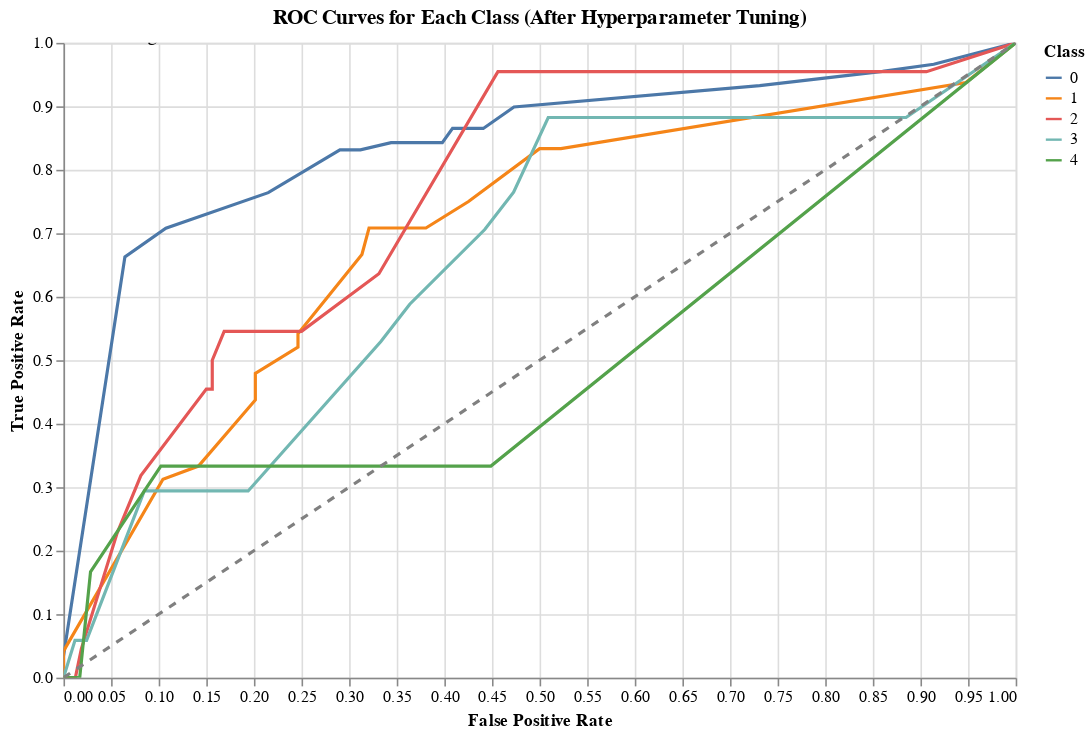

The notebook cell saved with this chart:
### Code cell
import numpy as np
import altair as alt
import pandas as pd
from sklearn.preprocessing import label_binarize
from sklearn.metrics import roc_auc_score, roc_curve

from sklearn.model_selection import GridSearchCV
from sklearn.tree import DecisionTreeClassifier
from sklearn.metrics import (
    accuracy_score,
    precision_score,
    recall_score,
    f1_score,
    roc_auc_score,
    roc_curve,
)
from sklearn.preprocessing import label_binarize
import matplotlib.pyplot as plt
import numpy as np
import altair as alt
import pandas as pd

# 1. Define the parameter grid
param_grid = {
    'max_depth': [None, 5, 10, 15, 20],
    'min_samples_split': [2, 5, 10],
    'criterion': ['gini', 'entropy']
}

# 2. Initialize GridSearchCV
grid_search = GridSearchCV(clf, param_grid, cv=5, scoring='roc_auc_ovr')

# 3. Fit to the training data
grid_search.fit(X_train, y_train)

# 4. Print the best parameters
print("Best Parameters:", grid_search.best_params_)

# 5. Initialize a new Decision Tree classifier with the best parameters
best_clf = DecisionTreeClassifier(**grid_search.best_params_, random_state=42)

# 6. Fit the new model to the training data
best_clf.fit(X_train, y_train)

# 7. Make predictions on the testing data
y_pred_best = best_clf.predict(X_test)

# 8. Calculate evaluation metrics
accuracy_best = accuracy_score(y_test, y_pred_best)
precision_best = precision_score(y_test, y_pred_best, average='weighted')
recall_best = recall_score(y_test, y_pred_best, average='weighted')
f1_best = f1_score(y_test, y_pred_best, average='weighted')

# 9. Calculate ROC AUC score for each class
# Binarize the output
y_test_bin = label_binarize(y_test, classes=np.unique(y_test))
y_pred_best_prob = best_clf.predict_proba(X_test)

roc_auc_scores_best = []
for i in range(len(np.unique(y_test))):
    roc_auc_scores_best.append(roc_auc_score(y_test_bin[:, i], y_pred_best_prob[:, i]))

macro_roc_auc_best = np.mean(roc_auc_scores_best)

# 10. Print the evaluation metrics
print(f"\nMetrics after Hyperparameter Tuning:")
print(f"Accuracy: {accuracy_best:.4f}")
print(f"Precision: {precision_best:.4f}")
print(f"Recall: {recall_best:.4f}")
print(f"F1-Score: {f1_best:.4f}")
print(f"Macro Average ROC-AUC: {macro_roc_auc_best:.4f}")
# Assuming y_test and y_pred_best_prob have already been defined and contain the true and predicted values

# 11. Calculate ROC curve for each class
fpr_best = dict()
tpr_best = dict()

# Binarize the output
y_test_bin = label_binarize(y_test, classes=np.unique(y_test))
for i in range(len(np.unique(y_test))):
    fpr_best[i], tpr_best[i], _ = roc_curve(y_test_bin[:, i], y_pred_best_prob[:, i])

# 12. Prepare data for plotting
roc_data = []
for i in range(len(np.unique(y_test))):
    roc_data.extend([{'class': str(i), 'fpr': fpr, 'tpr': tpr} for fpr, tpr in zip(fpr_best[i], tpr_best[i])])

roc_df = pd.DataFrame(roc_data)

# Create the chart
chart = alt.Chart(roc_df).mark_line().encode(
    x=alt.X('fpr:Q', title='False Positive Rate'),
    y=alt.Y('tpr:Q', title='True Positive Rate'),
    color=alt.Color('class:N', legend=alt.Legend(title='Class')),
    tooltip=['class:N', 'fpr:Q', 'tpr:Q']
).properties(
    title='ROC Curves for Each Class (After Hyperparameter Tuning)',
    width=600,
    height=400
).interactive()

# Add diagonal line
diagonal = alt.Chart(pd.DataFrame({'fpr': [0, 1], 'tpr': [0, 1]})).mark_line(strokeDash=[5, 5]).encode(
    x='fpr:Q',
    y='tpr:Q',
    color=alt.value('grey')
)

# Add text for macro average ROC AUC
text_df = pd.DataFrame({'text': [f'Macro Avg ROC AUC: {macro_roc_auc_best:.2f}']})
text = alt.Chart(text_df).mark_text(
    align='left',
    baseline='middle',
    dx=5,
    dy=-5,
    fontSize=12
).encode(
    x=alt.value(0.5),
    y=alt.value(0.1),
    text='text:N'
)

# Combine the chart, diagonal line, and text
final_chart = chart + diagonal + text

# Display the chart
final_chart

### Figure 1 — Vega-Lite specification as saved in the notebook (floating-point values rounded to 4 significant figures)
{"config": {"view": {"continuousWidth": 300, "continuousHeight": 300}}, "layer": [{"data": {"name": "data-c172b547e704bcb1cec5c241cf0e0d2d"}, "mark": {"type": "line"}, "encoding": {"color": {"field": "class", "legend": {"title": "Class"}, "type": "nominal"}, "tooltip": [{"field": "class", "type": "nominal"}, {"field": "fpr", "type": "quantitative"}, {"field": "tpr", "type": "quantitative"}], "x": {"field": "fpr", "title": "False Positive Rate", "type": "quantitative"}, "y": {"field": "tpr", "title": "True Positive Rate", "type": "quantitative"}}, "name": "view_83", "title": "ROC Curves for Each Class (After Hyperparameter Tuning)"}, {"data": {"name": "data-955f4e3abaa65cb77a3adbe85cf37989"}, "mark": {"type": "line", "strokeDash": [5, 5]}, "encoding": {"color": {"value": "grey"}, "x": {"field": "fpr", "type": "quantitative"}, "y": {"field": "tpr", "type": "quantitative"}}}, {"data": {"name": "data-013599bcd0d1698afbd41f093ab68b18"}, "mark": {"type": "text", "align": "left", "baseline": "middle", "dx": 5, "dy": -5, "fontSize": 12}, "encoding": {"text": {"field": "text", "type": "nominal"}, "x": {"value": 0.5}, "y": {"value": 0.1}}}], "height": 400, "params": [{"name": "param_92", "select": {"type": "interval", "encodings": ["x", "y"]}, "bind": "scales", "views": ["view_83"]}], "width": 600, "$schema": "https://vega.github.io/schema/vega-lite/v5.17.0.json", "datasets": {"data-c172b547e704bcb1cec5c241cf0e0d2d": [{"class": "0", "fpr": 0.0, "tpr": 0.0}, {"class": "0", "fpr": 0.0, "tpr": 0.01124}, {"class": "0", "fpr": 0.0, "tpr": 0.03371}, {"class": "0", "fpr": 0.06452, "tpr": 0.6629}, {"class": "0", "fpr": 0.1075, "tpr": 0.7079}, {"class": "0", "fpr": 0.2151, "tpr": 0.764}, {"class": "0", "fpr": 0.2903, "tpr": 0.8315}, {"class": "0", "fpr": 0.3118, "tpr": 0.8315}, {"class": "0", "fpr": 0.3441, "tpr": 0.8427}, {"class": "0", "fpr": 0.3763, "tpr": 0.8427}, {"class": "0", "fpr": 0.3978, "tpr": 0.8427}, {"class": "0", "fpr": 0.4086, "tpr": 0.8652}, {"class": "0", "fpr": 0.4194, "tpr": 0.8652}, {"class": "0", "fpr": 0.4409, "tpr": 0.8652}, {"class": "0", "fpr": 0.4731, "tpr": 0.8989}, {"class": "0", "fpr": 0.7312, "tpr": 0.9326}, {"class": "0", "fpr": 0.8602, "tpr": 0.9551}, {"class": "0", "fpr": 0.914, "tpr": 0.9663}, {"class": "0", "fpr": 1.0, "tpr": 1.0}, {"class": "1", "fpr": 0.0, "tpr": 0.0}, {"class": "1", "fpr": 0.0, "tpr": 0.04167}, {"class": "1", "fpr": 0.1045, "tpr": 0.3125}, {"class": "1", "fpr": 0.1418, "tpr": 0.3333}, {"class": "1", "fpr": 0.2015, "tpr": 0.4375}, {"class": "1", "fpr": 0.2015, "tpr": 0.4792}, {"class": "1", "fpr": 0.2463, "tpr": 0.5208}, {"class": "1", "fpr": 0.2463, "tpr": 0.5417}, {"class": "1", "fpr": 0.3134, "tpr": 0.6667}, {"class": "1", "fpr": 0.3209, "tpr": 0.7083}, {"class": "1", "fpr": 0.3806, "tpr": 0.7083}, {"class": "1", "fpr": 0.4254, "tpr": 0.75}, {"class": "1", "fpr": 0.5, "tpr": 0.8333}, {"class": "1", "fpr": 0.5224, "tpr": 0.8333}, {"class": "1", "fpr": 0.9478, "tpr": 0.9375}, {"class": "1", "fpr": 1.0, "tpr": 1.0}, {"class": "2", "fpr": 0.0, "tpr": 0.0}, {"class": "2", "fpr": 0.0125, "tpr": 0.0}, {"class": "2", "fpr": 0.01875, "tpr": 0.04545}, {"class": "2", "fpr": 0.05625, "tpr": 0.2273}, {"class": "2", "fpr": 0.08125, "tpr": 0.3182}, {"class": "2", "fpr": 0.15, "tpr": 0.4545}, {"class": "2", "fpr": 0.1562, "tpr": 0.4545}, {"class": "2", "fpr": 0.1562, "tpr": 0.5}, {"class": "2", "fpr": 0.1688, "tpr": 0.5455}, {"class": "2", "fpr": 0.25, "tpr": 0.5455}, {"class": "2", "fpr": 0.3312, "tpr": 0.6364}, {"class": "2", "fpr": 0.4562, "tpr": 0.9545}, {"class": "2", "fpr": 0.4688, "tpr": 0.9545}, {"class": "2", "fpr": 0.5188, "tpr": 0.9545}, {"class": "2", "fpr": 0.9062, "tpr": 0.9545}, {"class": "2", "fpr": 1.0, "tpr": 1.0}, {"class": "3", "fpr": 0.0, "tpr": 0.0}, {"class": "3", "fpr": 0.01212, "tpr": 0.05882}, {"class": "3", "fpr": 0.02424, "tpr": 0.05882}, {"class": "3", "fpr": 0.08485, "tpr": 0.2941}, {"class": "3", "fpr": 0.103, "tpr": 0.2941}, {"class": "3", "fpr": 0.1091, "tpr": 0.2941}, {"class": "3", "fpr": 0.1394, "tpr": 0.2941}, {"class": "3", "fpr": 0.1636, "tpr": 0.2941}, {"class": "3", "fpr": 0.1697, "tpr": 0.2941}, {"class": "3", "fpr": 0.1939, "tpr": 0.2941}, {"class": "3", "fpr": 0.3333, "tpr": 0.5294}, {"class": "3", "fpr": 0.3636, "tpr": 0.5882}, {"class": "3", "fpr": 0.4424, "tpr": 0.7059}, {"class": "3", "fpr": 0.4727, "tpr": 0.7647}, {"class": "3", "fpr": 0.5091, "tpr": 0.8824}, {"class": "3", "fpr": 0.8848, "tpr": 0.8824}, {"class": "3", "fpr": 1.0, "tpr": 1.0}, {"class": "4", "fpr": 0.0, "tpr": 0.0}, {"class": "4", "fpr": 0.005682, "tpr": 0.0}, {"class": "4", "fpr": 0.01705, "tpr": 0.0}, {"class": "4", "fpr": 0.02841, "tpr": 0.1667}, {"class": "4", "fpr": 0.1023, "tpr": 0.3333}, {"class": "4", "fpr": 0.1136, "tpr": 0.3333}, {"class": "4", "fpr": 0.1477, "tpr": 0.3333}, {"class": "4", "fpr": 0.1648, "tpr": 0.3333}, {"class": "4", "fpr": 0.2102, "tpr": 0.3333}, {"class": "4", "fpr": 0.3636, "tpr": 0.3333}, {"class": "4", "fpr": 0.4489, "tpr": 0.3333}, {"class": "4", "fpr": 1.0, "tpr": 1.0}], "data-955f4e3abaa65cb77a3adbe85cf37989": [{"fpr": 0, "tpr": 0}, {"fpr": 1, "tpr": 1}], "data-013599bcd0d1698afbd41f093ab68b18": [{"text": "Macro Avg ROC AUC: 0.69"}]}}
